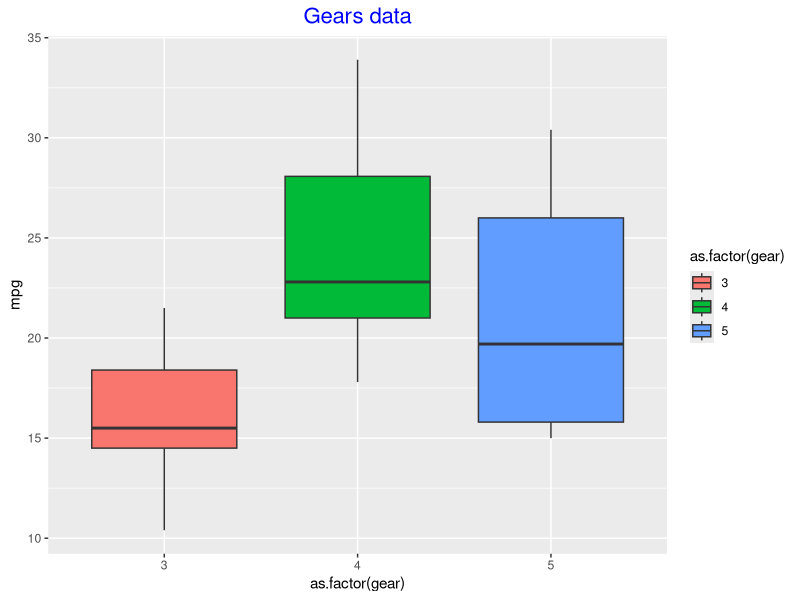
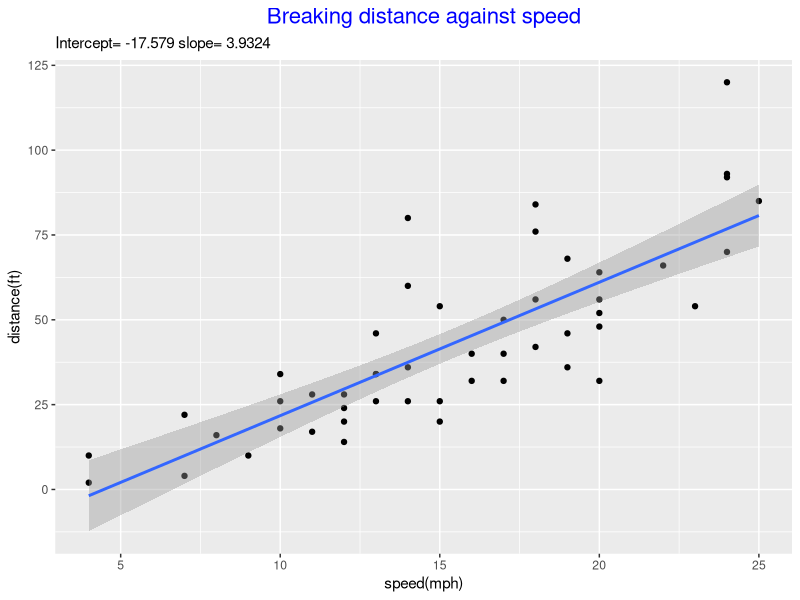
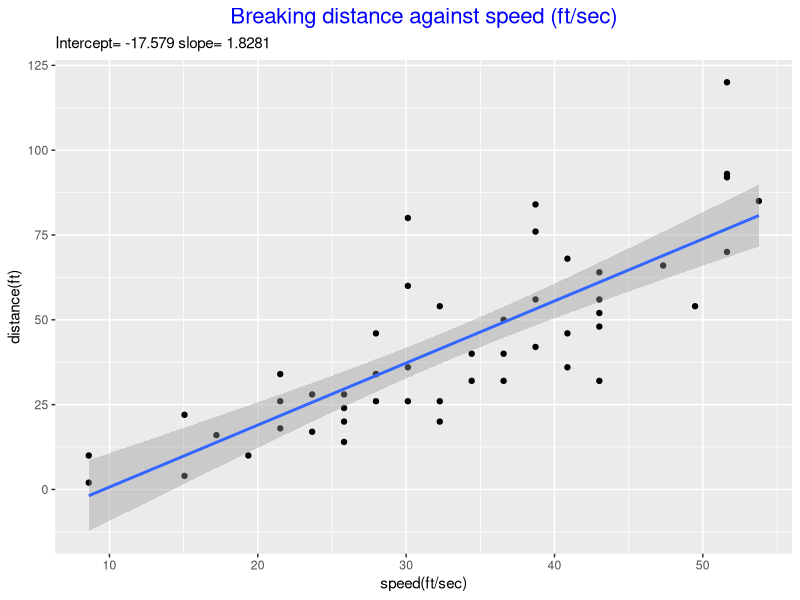

Recreate these plots in R, in order.
## ---- chunk 1
x <-sum(5:55); x
## ---- chunk 2

sumfun <- function(n){
  n <- sum(5:n)
  return(n)
}

## ---- chunk 3
sumfun(10)
## ---- chunk 4
sumfun(20)
## ---- chunk 5
sumfun(100)
## ---- chunk 6
fib <- numeric(12)    # creates 12 vectors stored to fib
  fib[1]<-1           #vector 1  is the first number of Fibonacci sequence is 1
  fib[2]<-1           #vector 2 is the second number of Fibonacci sequence is 2  
  for(n in 3:12)      # for each variable n from 3 to 12 
  fib[n] <- fib[n-1]+fib[n-2] #loop (n-1 + n-2), i.e n=3 , vector 3= (3-1 +3-2) 
print(fib)                        # print all the 12 stored vectors
## ---- chunk 7
#install and load ggplot2

install.packages("ggplot2",repos = "https://cran.rstudio.com/bin/macosx/contrib/4.0/ggplot2_3.3.3.tgz")
library (ggplot2)
## ---- chunk 8
#load data
data(mtcars)

#view first 6 rows of data
head(mtcars)

# draw ggplot box plot using mtcars dataset of miles per gallon in variable mpg
# as a function of the number of gears in variable (gear)
#fill aesthetic to color bars by number of gears

ggplot(mtcars,aes(x=as.factor(gear), y=mpg, fill=as.factor(gear))) + geom_boxplot() + labs(title = "Gears data") + theme(plot.title = element_text(color = "blue", size= 16, hjust = 0.5))

## ---- chunk 9
#load dataset cars
data(cars)

#view first few rows of cars
head(cars)

#fit linear regression line model with y= breaking distance and x=cars
fit <- lm(formula = dist~speed, data=cars)

#show summary of regression line

summary(fit)

#Intercept= -17.5791, slope= 3.9324, standard errors for intercept: 6.7584, standard errors for slope: 0.4155)  

#variables used speed= mph, dist = ft
help(cars)
## ---- chunk 10
#task 6? useing the lm best fit line from task 3.5
#plot scatterplot and best fit line between speed and breaking distance

ggplot(cars,aes(speed,dist)) + geom_point() + 
  geom_smooth(method = "lm",formula = "y~x") +
  labs(title = "Breaking distance against speed", subtitle = paste("Intercept=",signif(fit$coefficients[[1]],5),
                     "slope=",signif(fit$coefficients[[2]],5))) +
  theme(plot.title = element_text(colour = "blue", size = 16, hjust = 0.5)) +
  xlab("speed(mph)") + ylab("distance(ft)")

## ---- chunk 11
# cars database already loaded

#convert speed (mph) to (sec/ft)= speed (mph) * (5280/3600)
#reaction time is assumed to be equal to breaking distance
# and breaking distance is equal to speed^2
#do calculation and save to new column of cars as speed_new
cars$speed_new <- cars[,1]*(5280/3600)^2

#see if column has been made
head (cars)

# new liner model line, 
line <- lm(formula = dist~speed_new, data = cars)
summary(line)
## ---- chunk 12
#the slope is around 1.8281 as a reaction time in seconds seems acceptable, google searches estimate average breaking times to be around 0.7 ~ 3 secs
#y-intercept is not always a good indicated like in this case it stats going at 0 ft/sec it goes backwards, and can be ignored.
## ---- chunk 13
#plot new scatterplot with new lm line in ft

y <-cars$speed_new
x <-cars$dist
 
ggplot(cars,aes(speed_new,dist)) + geom_point()+ 
  geom_smooth(method = "lm",formula = "y~x")+ labs(title = "Breaking distance against speed (ft/sec)", subtitle = paste("Intercept=",signif(fit$coefficients[[1]],5),             "slope=",signif(line$coefficients[[2]],5)))+
  theme(plot.title = element_text(colour = "blue", size = 16, hjust = 0.5))+
  xlab("speed(ft/sec)") + ylab("distance(ft)")
